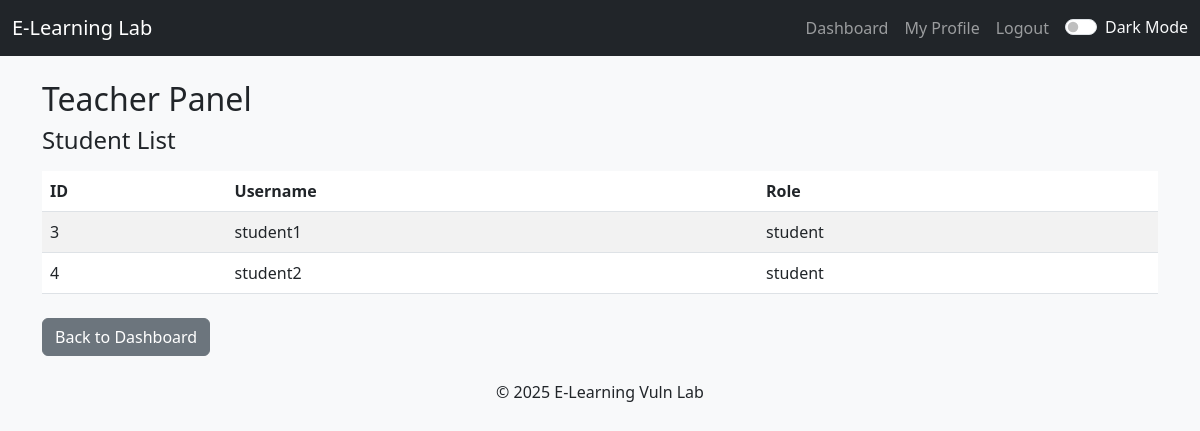
The app's page /teacher_panel (signed in) with its own data.
### tables this page shows
CREATE TABLE users (
    id INTEGER PRIMARY KEY AUTOINCREMENT,
    username TEXT,
    password TEXT,
    role TEXT
);

### app.py (the view)
@app.route("/teacher_panel")
def teacher_panel():
    if "user_id" not in session:
        return redirect("/login")
    db = get_db()
    students = db.execute("SELECT * FROM users WHERE role='student'").fetchall()
    return render_template("teacher_panel.html", students=students)

### app.py (called while the page is built)
def get_db():
    conn = sqlite3.connect('database.db')
    conn.row_factory = sqlite3.Row
    return conn

### templates/teacher_panel.html (shortened to what this page needs)
{% extends "base.html" %}
{% block content %}
<h2>Teacher Panel</h2>
<h4>Student List</h4>
<table class="table table-striped mt-3">
    <thead>
        <tr>
            <th>ID</th>
            <th>Username</th>
            <th>Role</th>
        </tr>
    </thead>
    <tbody>
        {% for s in students %}
        <tr>
            <td>{{ s['id'] }}</td>
            <td>{{ s['username'] }}</td>
            <td>{{ s['role'] }}</td>
        </tr>
        {% endfor %}
    </tbody>
</table>
<a href="/dashboard" class="btn btn-secondary mt-2">Back to Dashboard</a>
{% endblock %}

### static/css/theme.css (style rules this page uses)
body.light-mode { background-color: #f8f9fa; color: #212529; }

### records on screen
users: id "3", username "student1", role "student"
users: id "4", username "student2", role "student"
